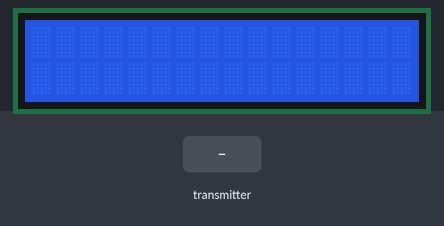
A sketch run on a simulated Arduino Uno, built with avr-gcc and run on an emulated ATmega328P. Parts: 16×2 character LCD. The inputs (shaded band) are chosen by the test bench. No radio packets arrive unless stated; what the sketch prints to the serial monitor is not drawn.

Above: at 1.2 s.
1.3 s: the transmitter starts sending counter = 0
At 1.8 s:
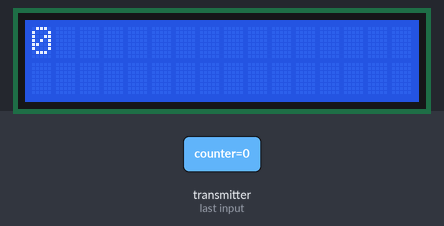
2.8 s: the transmitter starts sending counter = 64
At 4.2 s:
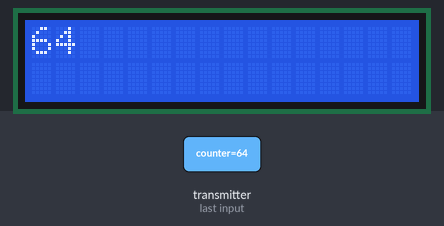
Timing chart, 0 to 5.8 s (numbered marks = the images above; inputs shaded):
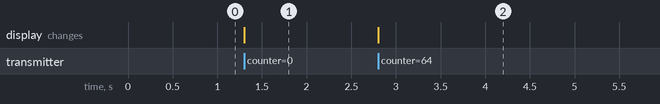

Measured:
- after the input at 1.3 s, the display: changes at once (image 1)
- after the input at 2.8 s, the display: changes at once (image 2)

The sketch:

RECEIVER.ino
```cpp
#include <SPI.h>
#include "nRF24L01.h"
#include "RF24.h"
#include <LiquidCrystal.h>

#define LCD_RW    "GND"
#define LCD_RS    A0
#define LCD_EN    A1
#define LCD_D4    A2
#define LCD_D5    A3
#define LCD_D6    A4
#define LCD_D7    A5

LiquidCrystal lcd(LCD_RS, LCD_EN, LCD_D4, LCD_D5, LCD_D6, LCD_D7);

RF24 radio(8, 9);

const byte address[6] = "c3lab";

uint8_t counter = 0;

void setup() {
  Serial.begin(115200);

  lcd.begin(16, 2);
  lcd.clear();

  Serial.println(radio.begin() ? "begin() OK!" : "begin() FALHOU!");
  Serial.println(radio.setDataRate(RF24_2MBPS) ? "setDataRate() OK!" : "setDataRate() FALHOU!");
  radio.setPALevel(RF24_PA_LOW);
  radio.setAutoAck(true);
  radio.setPayloadSize(1);

  radio.openReadingPipe(0, address);
  radio.startListening();

}

void loop() {
  if (radio.available()) {
    radio.read(&counter, sizeof(uint8_t));
    Serial.println(counter);
    lcd.clear();
    lcd.setCursor(0, 0);
    lcd.print(counter);
  }
}
```
